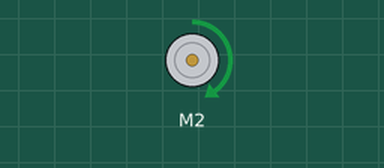
This sketch was run on a simulated Arduino Uno, built with avr-gcc and run on an emulated ATmega328P. Parts: DC motor (green arrow = forward, orange = backward, longer = faster). What the sketch prints to the serial monitor is not drawn.

Above: at 0.1 s.
Timing chart, 0 to 1.6 s (numbered marks = the images above):
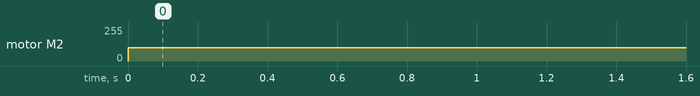

Measured:
- by itself, motor M2: stopped → forward 100/255 at 0.00 s

The sketch:

Single_motor_Tester.ino
```cpp
/*
This is a test sketch for the Adafruit assembled Motor Shield for Arduino v2
It won't work with v1.x motor shields! Only for the v2's with built in PWM
control

For use with the Adafruit Motor Shield v2
---->	http://www.adafruit.com/products/1438

This sketch creates a fun motor party on your desk *whiirrr*
Connect a unipolar/bipolar stepper to M3/M4
Connect a DC motor to M1
Connect a hobby servo to SERVO1
*/

#include <Wire.h>
#include <Adafruit_MotorShield.h>
#include "utility/Adafruit_PWMServoDriver.h"
#include <Servo.h>

// Create the motor shield object with the default I2C address
Adafruit_MotorShield AFMS = Adafruit_MotorShield();
// Or, create it with a different I2C address (say for stacking)
// Adafruit_MotorShield AFMS = Adafruit_MotorShield(0x61);

// And connect a DC motor to port M1
Adafruit_DCMotor *dribbler = AFMS.getMotor(2);
// We'll also test out the built in Arduino Servo library


void setup() {
  Serial.begin(9600);           // set up Serial library at 9600 bps
  Serial.println("MMMMotor party!");

  AFMS.begin();  // create with the default frequency 1.6KHz
  //AFMS.begin(1000);  // OR with a different frequency, say 1KHz

  // turn on motor M1
  dribbler->setSpeed(200);
  dribbler->run(RELEASE);
}

void loop() {
  dribbler->setSpeed(100);
  dribbler->run(FORWARD);
}
```
